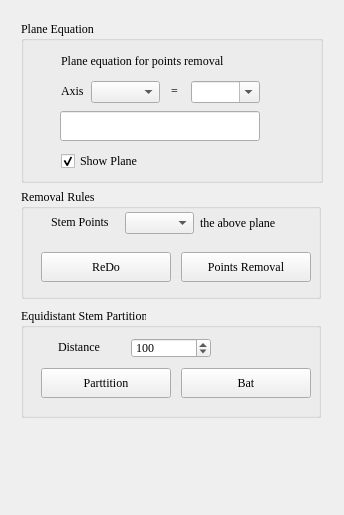
<?xml version="1.0" encoding="UTF-8"?>
<ui version="4.0">
 <class>StemPointsRemovalForm</class>
 <widget class="QWidget" name="StemPointsRemovalForm">
  <property name="geometry">
   <rect>
    <x>0</x>
    <y>0</y>
    <width>344</width>
    <height>515</height>
   </rect>
  </property>
  <property name="font">
   <font>
    <family>Times New Roman</family>
    <pointsize>9</pointsize>
   </font>
  </property>
  <property name="windowTitle">
   <string>Removal Stem Points By Plane Equation</string>
  </property>
  <widget class="QGroupBox" name="groupBox_3">
   <property name="geometry">
    <rect>
     <x>21</x>
     <y>308</y>
     <width>300</width>
     <height>110</height>
    </rect>
   </property>
   <property name="minimumSize">
    <size>
     <width>300</width>
     <height>110</height>
    </size>
   </property>
   <property name="maximumSize">
    <size>
     <width>80</width>
     <height>110</height>
    </size>
   </property>
   <property name="title">
    <string>Equidistant Stem Partition</string>
   </property>
   <widget class="QDoubleSpinBox" name="doubleSpinBoxPartDistance">
    <property name="geometry">
     <rect>
      <x>110</x>
      <y>30</y>
      <width>80</width>
      <height>20</height>
     </rect>
    </property>
    <property name="minimumSize">
     <size>
      <width>80</width>
      <height>20</height>
     </size>
    </property>
    <property name="maximumSize">
     <size>
      <width>80</width>
      <height>20</height>
     </size>
    </property>
    <property name="decimals">
     <number>0</number>
    </property>
    <property name="minimum">
     <double>1.000000000000000</double>
    </property>
    <property name="maximum">
     <double>1000.000000000000000</double>
    </property>
    <property name="singleStep">
     <double>10.000000000000000</double>
    </property>
    <property name="value">
     <double>100.000000000000000</double>
    </property>
   </widget>
   <widget class="QLabel" name="labelPlane_7">
    <property name="geometry">
     <rect>
      <x>37</x>
      <y>29</y>
      <width>70</width>
      <height>20</height>
     </rect>
    </property>
    <property name="minimumSize">
     <size>
      <width>70</width>
      <height>20</height>
     </size>
    </property>
    <property name="text">
     <string>Distance</string>
    </property>
   </widget>
   <widget class="QPushButton" name="pushButtonParttition">
    <property name="geometry">
     <rect>
      <x>20</x>
      <y>60</y>
      <width>130</width>
      <height>30</height>
     </rect>
    </property>
    <property name="minimumSize">
     <size>
      <width>130</width>
      <height>30</height>
     </size>
    </property>
    <property name="text">
     <string>Parttition</string>
    </property>
   </widget>
   <widget class="QPushButton" name="pushButtonBat">
    <property name="geometry">
     <rect>
      <x>160</x>
      <y>60</y>
      <width>130</width>
      <height>30</height>
     </rect>
    </property>
    <property name="minimumSize">
     <size>
      <width>130</width>
      <height>30</height>
     </size>
    </property>
    <property name="text">
     <string>Bat</string>
    </property>
   </widget>
  </widget>
  <widget class="QWidget" name="layoutWidget">
   <property name="geometry">
    <rect>
     <x>21</x>
     <y>21</y>
     <width>302</width>
     <height>278</height>
    </rect>
   </property>
   <layout class="QVBoxLayout" name="verticalLayout">
    <item>
     <widget class="QGroupBox" name="groupBox">
      <property name="minimumSize">
       <size>
        <width>300</width>
        <height>160</height>
       </size>
      </property>
      <property name="title">
       <string>Plane Equation</string>
      </property>
      <widget class="QLabel" name="labelPlane_2">
       <property name="geometry">
        <rect>
         <x>40</x>
         <y>60</y>
         <width>30</width>
         <height>20</height>
        </rect>
       </property>
       <property name="minimumSize">
        <size>
         <width>30</width>
         <height>20</height>
        </size>
       </property>
       <property name="text">
        <string>Axis</string>
       </property>
      </widget>
      <widget class="QComboBox" name="comboBoxAxis">
       <property name="geometry">
        <rect>
         <x>70</x>
         <y>60</y>
         <width>69</width>
         <height>22</height>
        </rect>
       </property>
       <property name="font">
        <font>
         <family>Times New Roman</family>
         <pointsize>9</pointsize>
        </font>
       </property>
      </widget>
      <widget class="QLabel" name="labelPlane_3">
       <property name="geometry">
        <rect>
         <x>150</x>
         <y>60</y>
         <width>16</width>
         <height>20</height>
        </rect>
       </property>
       <property name="minimumSize">
        <size>
         <width>15</width>
         <height>20</height>
        </size>
       </property>
       <property name="text">
        <string>=</string>
       </property>
      </widget>
      <widget class="QCheckBox" name="checkBoxPlane">
       <property name="geometry">
        <rect>
         <x>40</x>
         <y>132</y>
         <width>181</width>
         <height>16</height>
        </rect>
       </property>
       <property name="text">
        <string>Show Plane</string>
       </property>
       <property name="checked">
        <bool>true</bool>
       </property>
      </widget>
      <widget class="QLabel" name="labelPlane">
       <property name="geometry">
        <rect>
         <x>40</x>
         <y>30</y>
         <width>221</width>
         <height>20</height>
        </rect>
       </property>
       <property name="minimumSize">
        <size>
         <width>110</width>
         <height>20</height>
        </size>
       </property>
       <property name="text">
        <string>Plane equation for points removal</string>
       </property>
      </widget>
      <widget class="QLineEdit" name="lineEditPlaneEquation">
       <property name="geometry">
        <rect>
         <x>39</x>
         <y>90</y>
         <width>200</width>
         <height>30</height>
        </rect>
       </property>
       <property name="minimumSize">
        <size>
         <width>180</width>
         <height>30</height>
        </size>
       </property>
       <property name="font">
        <font>
         <family>Times New Roman</family>
         <pointsize>9</pointsize>
        </font>
       </property>
      </widget>
      <widget class="QComboBox" name="comboBoxAxisValue">
       <property name="geometry">
        <rect>
         <x>170</x>
         <y>60</y>
         <width>69</width>
         <height>22</height>
        </rect>
       </property>
       <property name="font">
        <font>
         <family>Times New Roman</family>
         <pointsize>9</pointsize>
        </font>
       </property>
       <property name="editable">
        <bool>true</bool>
       </property>
      </widget>
     </widget>
    </item>
    <item>
     <widget class="QGroupBox" name="groupBox_2">
      <property name="minimumSize">
       <size>
        <width>300</width>
        <height>110</height>
       </size>
      </property>
      <property name="maximumSize">
       <size>
        <width>60</width>
        <height>110</height>
       </size>
      </property>
      <property name="title">
       <string>Removal Rules</string>
      </property>
      <widget class="QComboBox" name="comboBoxRule">
       <property name="geometry">
        <rect>
         <x>104</x>
         <y>23</y>
         <width>69</width>
         <height>22</height>
        </rect>
       </property>
       <property name="font">
        <font>
         <family>Times New Roman</family>
         <pointsize>9</pointsize>
        </font>
       </property>
      </widget>
      <widget class="QLabel" name="labelPlane_6">
       <property name="geometry">
        <rect>
         <x>179</x>
         <y>24</y>
         <width>100</width>
         <height>20</height>
        </rect>
       </property>
       <property name="minimumSize">
        <size>
         <width>100</width>
         <height>20</height>
        </size>
       </property>
       <property name="text">
        <string>the above plane </string>
       </property>
      </widget>
      <widget class="QLabel" name="labelPlane_5">
       <property name="geometry">
        <rect>
         <x>30</x>
         <y>23</y>
         <width>70</width>
         <height>20</height>
        </rect>
       </property>
       <property name="minimumSize">
        <size>
         <width>70</width>
         <height>20</height>
        </size>
       </property>
       <property name="text">
        <string>Stem Points</string>
       </property>
      </widget>
      <widget class="QPushButton" name="pushButtonRedo">
       <property name="geometry">
        <rect>
         <x>20</x>
         <y>63</y>
         <width>130</width>
         <height>30</height>
        </rect>
       </property>
       <property name="minimumSize">
        <size>
         <width>130</width>
         <height>30</height>
        </size>
       </property>
       <property name="text">
        <string>ReDo</string>
       </property>
      </widget>
      <widget class="QPushButton" name="pushButtonRemoval">
       <property name="geometry">
        <rect>
         <x>160</x>
         <y>63</y>
         <width>130</width>
         <height>30</height>
        </rect>
       </property>
       <property name="minimumSize">
        <size>
         <width>130</width>
         <height>30</height>
        </size>
       </property>
       <property name="text">
        <string>Points Removal</string>
       </property>
      </widget>
     </widget>
    </item>
   </layout>
  </widget>
 </widget>
 <tabstops>
  <tabstop>comboBoxAxis</tabstop>
  <tabstop>comboBoxAxisValue</tabstop>
  <tabstop>lineEditPlaneEquation</tabstop>
  <tabstop>checkBoxPlane</tabstop>
  <tabstop>comboBoxRule</tabstop>
 </tabstops>
 <resources/>
 <connections/>
</ui>
